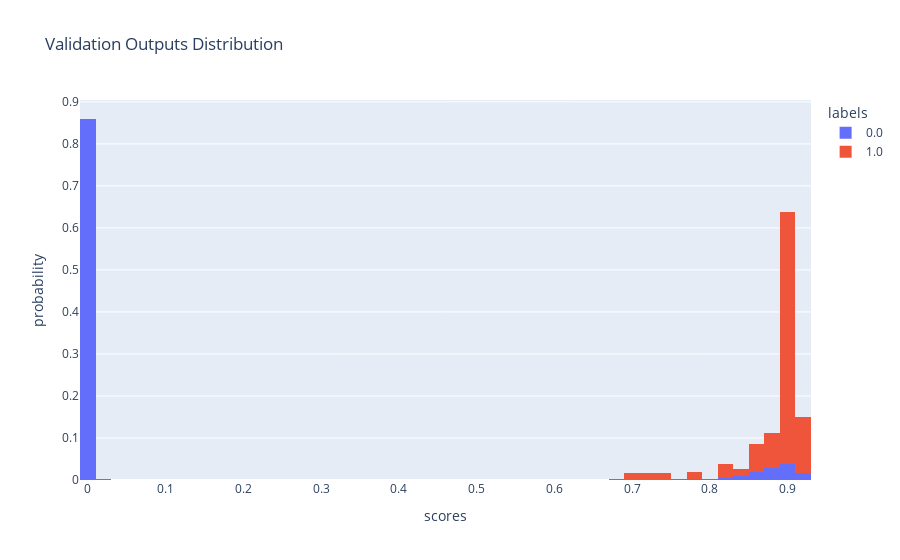

Notebook code for this chart:
### Code cell
import plotly.express as px
df = pd.DataFrame(
    {
        "scores": val_probs_calibrated,
        "labels": val_labels
    }
)
px.histogram(df, x="scores", color="labels", barmode="stack", histnorm="probability", title="Validation Outputs Distribution")

### Figure 1 — Plotly figure (JSON) as saved in the notebook; plotly's stock layout.template omitted (floating-point values rounded to 4 significant figures; data arrays with more than 128 entries replaced by an {"elided": "..."} marker saying what was removed)
{"data": [{"alignmentgroup": "True", "bingroup": "x", "histnorm": "probability", "hovertemplate": "labels=0.0<br>scores=%{x}<br>probability=%{y}<extra></extra>", "legendgroup": "0.0", "marker": {"color": "#636efa", "pattern": {"shape": ""}}, "name": "0.0", "offsetgroup": "0.0", "orientation": "v", "showlegend": true, "type": "histogram", "x": {"elided": "11210 float values"}, "xaxis": "x", "yaxis": "y"}, {"alignmentgroup": "True", "bingroup": "x", "histnorm": "probability", "hovertemplate": "labels=1.0<br>scores=%{x}<br>probability=%{y}<extra></extra>", "legendgroup": "1.0", "marker": {"color": "#EF553B", "pattern": {"shape": ""}}, "name": "1.0", "offsetgroup": "1.0", "orientation": "v", "showlegend": true, "type": "histogram", "x": [0.9009, 0.9067, 0.9067, 0.9161, 0.8581, 0.9062, 0.8635, 0.9156, 0.8708, 0.9067, 0.8976, 0.9157, 0.8993, 0.9155, 0.9035, 0.9078, 0.8805, 0.8573, 0.8291, 0.7118, 0.892, 0.9112, 0.8863, 0.9021, 0.9089, 0.9155, 0.872, 0.9067, 0.9079, 0.9179, 0.8646, 0.8868, 0.9087, 0.9041, 0.8258, 0.8912, 0.9055, 0.9175, 0.7892, 0.7311, 0.9088, 0.9083, 0.9021, 0.8998, 0.9044, 0.8903, 0.8965, 0.8945, 0.9088, 0.9049, 0.9003, 0.8998, 0.9044, 0.8933, 0.9017, 0.9009, 0.893, 0.9094, 0.8322, 0.708], "xaxis": "x", "yaxis": "y"}], "layout": {"barmode": "stack", "legend": {"title": {"text": "labels"}, "tracegroupgap": 0}, "title": {"text": "Validation Outputs Distribution"}, "xaxis": {"anchor": "y", "domain": [0, 1], "title": {"text": "scores"}}, "yaxis": {"anchor": "x", "domain": [0, 1], "title": {"text": "probability"}}}}
